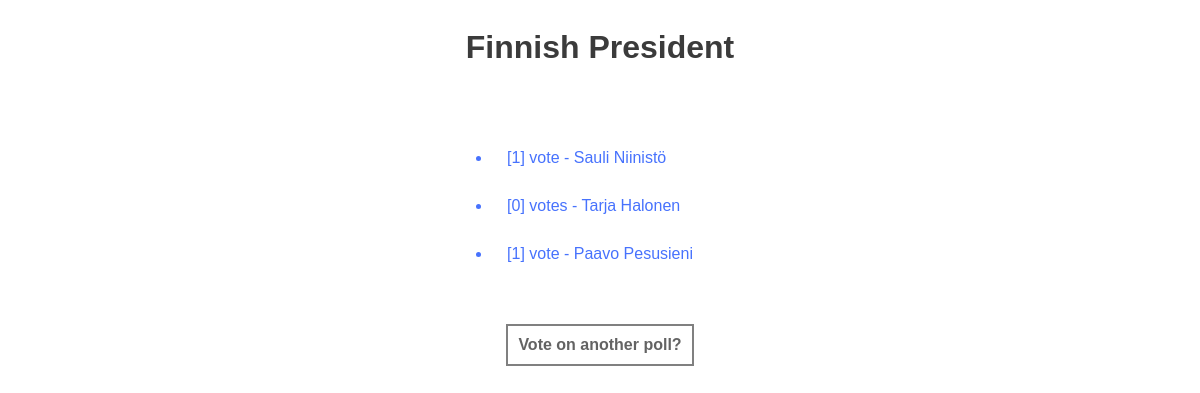
/polls/5/results/, run on an earlier commit of the app's database.
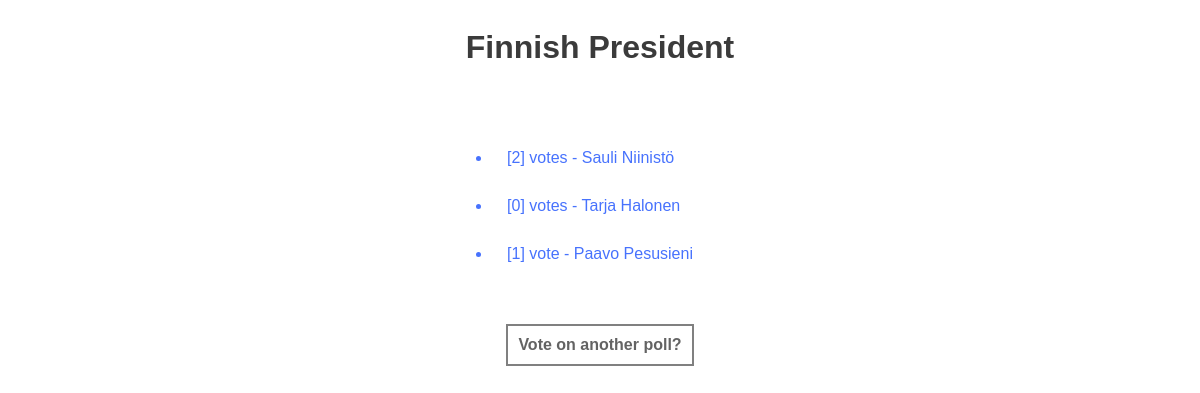
And on a later commit of the database.
### polls/models.py (models this page shows, shortened)
class Choice(models.Model):
    question = models.ForeignKey(Question, on_delete=models.CASCADE)
    choice_text = models.CharField(max_length=200)
    votes = models.IntegerField(default=0)

### polls/views.py (the view)
# urls.py: path('<int:question_id>/results/', views.results, name='results'),
def results(request, question_id):
    question = get_object_or_404(Question, pk=question_id)
    return render(request, 'polls/results.html', {'question': question})

### polls/templates/polls/results.html
{% load static %}
<link rel="stylesheet" type="text/css" href="{% static 'polls/style.css' %}">
<div class="mainbox">
    <h1>{{ question.question_text }}</h1>
    <ul>
    {% for choice in question.choice_set.all %}
        <li>[{{ choice.votes }}] vote{{ choice.votes|pluralize }}  -  {{ choice.choice_text }}</li>
    {% endfor %}
    </ul>
    <a href="{% url 'polls:index' %}">Vote on another poll?</a>
</div>

What changed in the data, as far as the page shows it:
changed Choice "Sauli Niinistö": votes "1" → "2"
